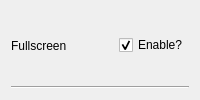
                <widget class="QWidget" name="widget6_fullscreen" native="true">
                 <property name="sizePolicy">
                  <sizepolicy hsizetype="Preferred" vsizetype="Maximum">
                   <horstretch>0</horstretch>
                   <verstretch>0</verstretch>
                  </sizepolicy>
                 </property>
                 <property name="toolTip">
                  <string>&lt;html&gt;&lt;head/&gt;&lt;body&gt;&lt;p&gt;Should the game launch in fullscreen? (Toggle with Windows key + F)</string>
                 </property>
                 <layout class="QVBoxLayout" name="verticalLayout_10">
                  <item>
                   <widget class="QWidget" name="widget_21" native="true">
                    <property name="sizePolicy">
                     <sizepolicy hsizetype="Preferred" vsizetype="Minimum">
                      <horstretch>0</horstretch>
                      <verstretch>0</verstretch>
                     </sizepolicy>
                    </property>
                    <layout class="QHBoxLayout" name="horizontalLayout_10" stretch="0,0,0">
                     <property name="spacing">
                      <number>0</number>
                     </property>
                     <property name="leftMargin">
                      <number>0</number>
                     </property>
                     <property name="topMargin">
                      <number>0</number>
                     </property>
                     <property name="rightMargin">
                      <number>0</number>
                     </property>
                     <property name="bottomMargin">
                      <number>0</number>
                     </property>
                     <item>
                      <widget class="QLabel" name="label_8">
                       <property name="text">
                        <string>Fullscreen</string>
                       </property>
                      </widget>
                     </item>
                     <item>
                      <spacer name="horizontalSpacer_9">
                       <property name="orientation">
                        <enum>Qt::Orientation::Horizontal</enum>
                       </property>
                       <property name="sizeHint" stdset="0">
                        <size>
                         <width>40</width>
                         <height>20</height>
                        </size>
                       </property>
                      </spacer>
                     </item>
                     <item>
                      <widget class="QCheckBox" name="checkBox_fullscreen">
                       <property name="text">
                        <string>Enable?</string>
                       </property>
                       <property name="checked">
                        <bool>true</bool>
                       </property>
                       <property name="tristate">
                        <bool>false</bool>
                       </property>
                      </widget>
                     </item>
                    </layout>
                   </widget>
                  </item>
                  <item>
                   <widget class="Line" name="line_9">
                    <property name="orientation">
                     <enum>Qt::Orientation::Horizontal</enum>
                    </property>
                   </widget>
                  </item>
                 </layout>
                </widget>
